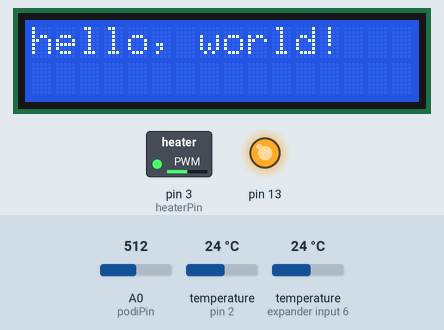
This sketch was run on a simulated Arduino Uno, built with avr-gcc and run on an emulated ATmega328P. Shown: 16×2 character LCD, switched loads named in the sketch (green lamp = pin HIGH), output pins drawn as LEDs (lit = HIGH). The test bench sets the inputs (shaded band); at power-on: A0 (podiPin) = 512, temperature (sensors on pin 2, expander input 6) 24 °C. What the sketch prints to the serial monitor is not drawn.

Above: at 1.2 s.
1.3 s: A0 (podiPin) set to 716
At 2.7 s:
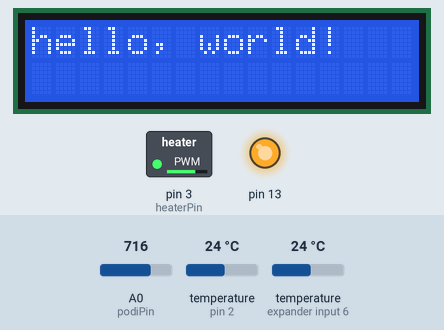
3.2 s: A0 (podiPin) set to 900
At 4.6 s:
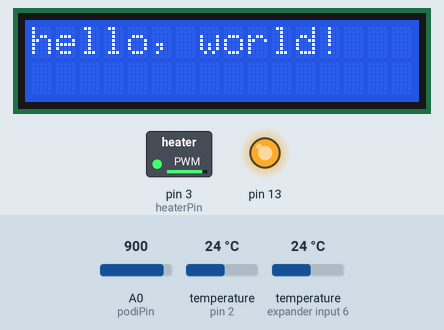
4.9 s: A0 (podiPin) set to 511
At 5.8 s:
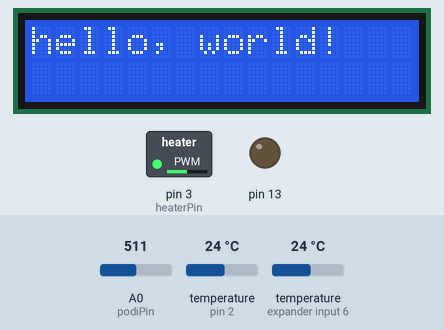
6.7 s: A0 (podiPin) set to 122
At 8.0 s:
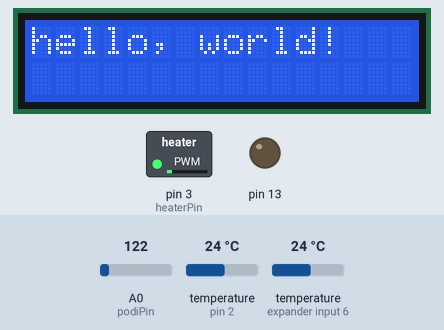
Timing chart, 0 to 9.5 s (numbered marks = the images above; inputs shaded):
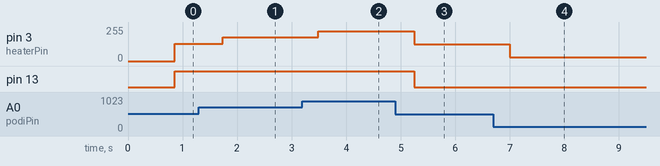

The sketch:

dew-control.ino
```cpp
#include <OneWire.h>
#include <DallasTemperature.h>
#include <LiquidCrystal.h>

#define ONE_WIRE_BUS 2

OneWire oneWire(ONE_WIRE_BUS);
DallasTemperature sensors(&oneWire);

LiquidCrystal lcd(12, 11, 7, 6, 5, 4);

int podiPin = A0;
int heaterPin = 3;
int podiValue = 0;

void setup() {
  Serial.begin(9600);
  pinMode(13, OUTPUT);
  sensors.begin();

  lcd.begin(16, 2);
  lcd.print("hello, world!");
}

void loop() {
  Serial.print("Requesting temperatures...");
  sensors.requestTemperatures();
  Serial.println("DONE");

  Serial.print("Temperature for Device 1 is: ");
  Serial.println(sensors.getTempCByIndex(0));
  Serial.print("Temperature for Device 2 is: ");
  Serial.println(sensors.getTempCByIndex(1));
  Serial.println();

  podiValue = analogRead(podiPin);
  analogWrite(heaterPin, podiValue / 4);
  if (podiValue < 512) {
    digitalWrite(13, LOW);
  } else {
    digitalWrite(13, HIGH);
  }
  delay(100);
}
```

Measured:
- after the input at 1.3 s, pin 3 (heaterPin): 128/255 → 179/255 after 0.44 s
- after the input at 3.2 s, pin 3 (heaterPin): 179/255 → 225/255 after 0.29 s
- after the input at 4.9 s, pin 3 (heaterPin): 225/255 → 127/255 after 0.35 s; pin 13: HIGH → LOW after 0.35 s
- after the input at 6.7 s, pin 3 (heaterPin): 127/255 → 30/255 after 0.30 s
